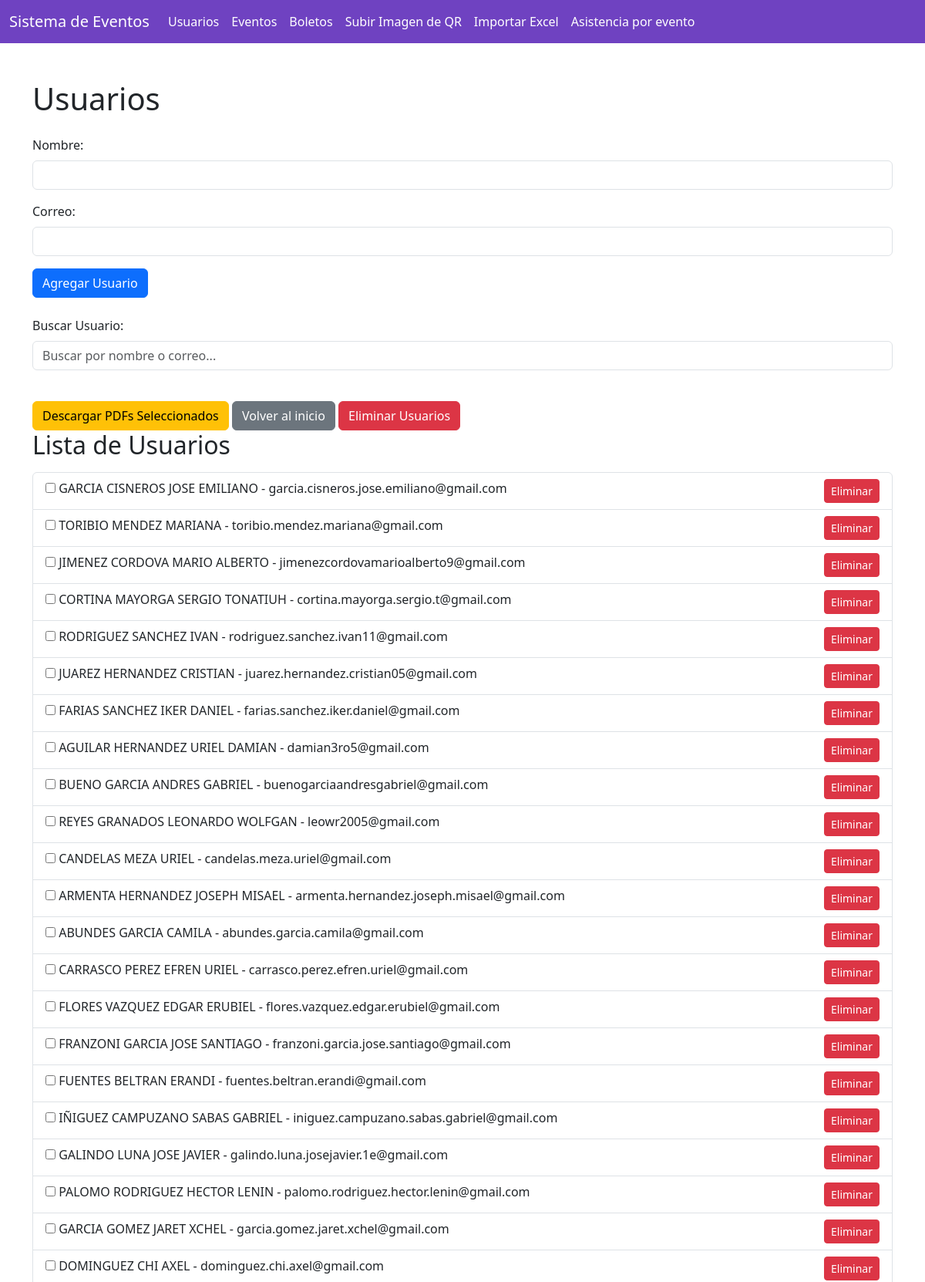
The page /usuarios (upper part) on the database its author committed.
### app.py (models this page shows)
class Usuario(db.Model):
    id = db.Column(db.Integer, primary_key=True)
    nombre = db.Column(db.String(100), nullable=False)
    correo = db.Column(db.String(100), unique=True, nullable=False)
    boletos = db.relationship('Boleto', backref='usuario', lazy=True)

### app.py (the view, shortened to what this page needs)
@app.route('/usuarios', methods=['GET', 'POST'])
def usuarios():
    usuarios = Usuario.query.all()
    return render_template('usuarios.html', usuarios=usuarios)

### templates/usuarios.html (shortened to what this page needs)
<!DOCTYPE html>
<html lang="es">
  <head>
    <link
      href="https://cdn.jsdelivr.net/npm/bootstrap@5.3.0-alpha1/dist/css/bootstrap.min.css"
      rel="stylesheet"
    />
  </head>
  <body>
    {% include 'header.html' %}
    <div class="container mt-5">
      <h1 class="mb-4">Usuarios</h1>
      <form method="POST" class="mb-4">
        <div class="mb-3">
          <label for="nombre" class="form-label">Nombre:</label>
          <input
            type="text"
            name="nombre"
            id="nombre"
            class="form-control"
            required
          />
        </div>
        <div class="mb-3">
          <label for="correo" class="form-label">Correo:</label>
          <input
            type="email"
            name="correo"
            id="correo"
            class="form-control"
            required
          />
        </div>
        <button type="submit" class="btn btn-primary">Agregar Usuario</button>
      </form>
      <div class="mb-4">
        <label for="buscar" class="form-label">Buscar Usuario:</label>
        <input
          type="text"
          id="buscar"
          class="form-control"
          placeholder="Buscar por nombre o correo..."
        />
      </div>
      <button id="descargar-seleccionados" class="btn btn-warning mt-3">
        Descargar PDFs Seleccionados
      </button>
      <a href="/" class="btn btn-secondary mt-3">Volver al inicio</a>
      <button id="eliminar-usuarios" class="btn btn-danger mt-3">
        Eliminar Usuarios
      </button>
      <h2 class="mb-3">Lista de Usuarios</h2>
      <ul class="list-group" id="lista-usuarios">
        {% for usuario in usuarios %}
        <li class="list-group-item">
          <input
            type="checkbox"
            class="seleccionar-usuario"
            data-usuario-id="{{ usuario.id }}"
          />
          {{ usuario.nombre }} - {{ usuario.correo }}
          <button
            class="btn btn-sm btn-danger float-end eliminar-usuario"
            data-usuario-id="{{ usuario.id }}"
          >
            Eliminar
          </button>
        </li>
        {% endfor %}
      </ul>
    </div>
  </body>
</html>

### rows shown on the page
Usuario: nombre "GARCIA CISNEROS JOSE EMILIANO", correo "garcia.cisneros.jose.emiliano@gmail.com"
Usuario: nombre "TORIBIO MENDEZ MARIANA", correo "toribio.mendez.mariana@gmail.com"
Usuario: nombre "JIMENEZ CORDOVA MARIO ALBERTO", correo "jimenezcordovamarioalberto9@gmail.com"
Usuario: nombre "CORTINA MAYORGA SERGIO TONATIUH", correo "cortina.mayorga.sergio.t@gmail.com"
Usuario: nombre "RODRIGUEZ SANCHEZ IVAN", correo "rodriguez.sanchez.ivan11@gmail.com"
Usuario: nombre "JUAREZ HERNANDEZ CRISTIAN", correo "juarez.hernandez.cristian05@gmail.com"
Usuario: nombre "FARIAS SANCHEZ IKER DANIEL", correo "farias.sanchez.iker.daniel@gmail.com"
Usuario: nombre "AGUILAR HERNANDEZ URIEL DAMIAN", correo "damian3ro5@gmail.com"
Usuario: nombre "BUENO GARCIA ANDRES GABRIEL", correo "buenogarciaandresgabriel@gmail.com"
Usuario: nombre "REYES GRANADOS LEONARDO WOLFGAN", correo "leowr2005@gmail.com"
Usuario: nombre "CANDELAS MEZA URIEL", correo "candelas.meza.uriel@gmail.com"
Usuario: nombre "ARMENTA HERNANDEZ JOSEPH MISAEL", correo "armenta.hernandez.joseph.misael@gmail.com"
Usuario: nombre "ABUNDES GARCIA CAMILA", correo "abundes.garcia.camila@gmail.com"
Usuario: nombre "CARRASCO PEREZ EFREN URIEL", correo "carrasco.perez.efren.uriel@gmail.com"
Usuario: nombre "FLORES VAZQUEZ EDGAR ERUBIEL", correo "flores.vazquez.edgar.erubiel@gmail.com"
Usuario: nombre "FRANZONI GARCIA JOSE SANTIAGO", correo "franzoni.garcia.jose.santiago@gmail.com"
Usuario: nombre "FUENTES BELTRAN ERANDI", correo "fuentes.beltran.erandi@gmail.com"
Usuario: nombre "IÑIGUEZ CAMPUZANO SABAS GABRIEL", correo "iniguez.campuzano.sabas.gabriel@gmail.com"
Usuario: nombre "GALINDO LUNA JOSE JAVIER", correo "galindo.luna.josejavier.1e@gmail.com"
Usuario: nombre "PALOMO RODRIGUEZ HECTOR LENIN", correo "palomo.rodriguez.hector.lenin@gmail.com"
Usuario: nombre "GARCIA GOMEZ JARET XCHEL", correo "garcia.gomez.jaret.xchel@gmail.com"
Usuario: nombre "DOMINGUEZ CHI AXEL", correo "dominguez.chi.axel@gmail.com"
